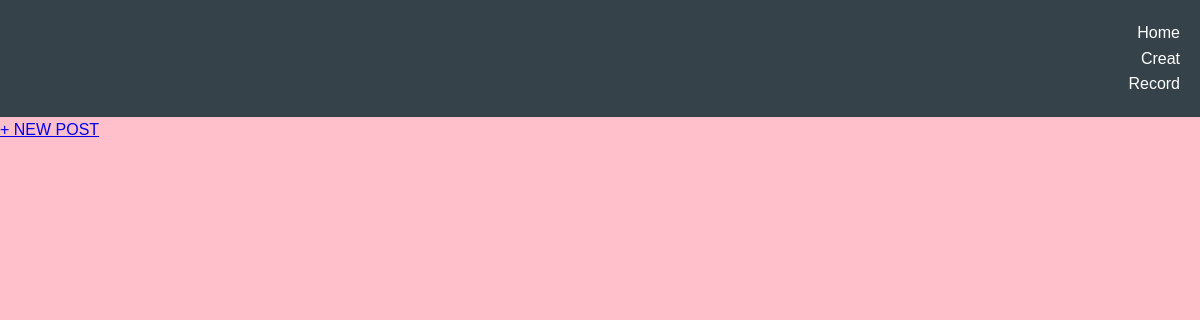
The app's page /post_list/, older data.
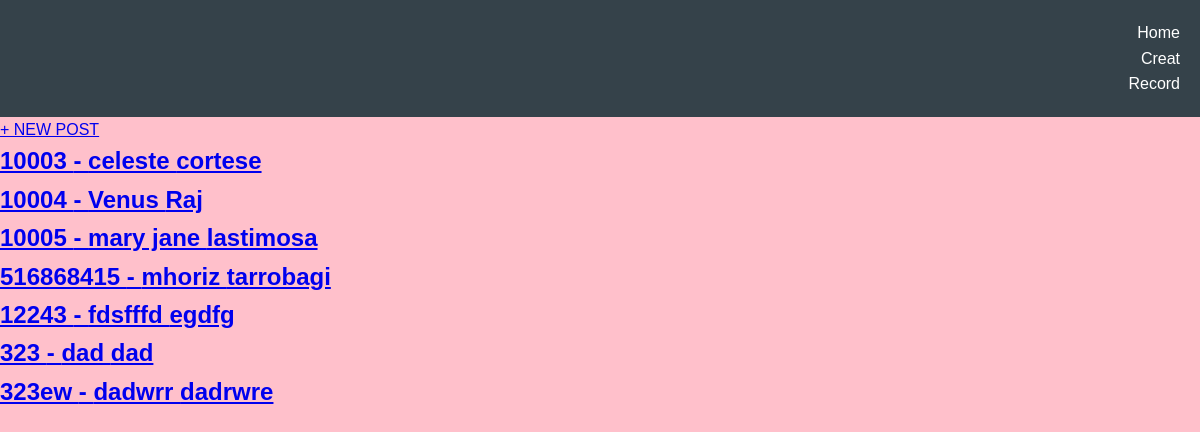
The same page, newer data.
### app/models.py (models this page shows, shortened)
class Resident(models.Model):
    resident_id = models.CharField(max_length=100, unique=True)
    first_name = models.CharField(max_length=50)
    last_name = models.CharField(max_length=50)

### app/views.py (the view)
# urls.py: path('post_list/', ResidentListView.as_view(), name='Record'),
class ResidentListView(ListView):
    model = Resident
    context_object_name = 'posts'
    template_name = 'app/post_list.html'

### app/templates/app/post_list.html (shortened to what this page needs)
{% extends 'app/Base.html' %}
{% load static %}
{% block content %}
<a href="{% url 'post_create' %}">+ NEW POST</a>
    {% for post in posts %}
    <div class='post-entry'>
      <h2><a href="{% url 'post_detail' post.pk %}">
        {{ post.resident_id }} - {{ post.first_name }} {{ post.last_name }}
      </a></h2>
    </div>
  {% endfor %}
{% endblock %}

### app/templates/app/Base.html (shortened to what this page needs)
{% load static %}
<!DOCTYPE html>
<html lang="en">
<head>
    <link rel ="stylesheet" href="{% static 'css/Base.css' %}">
</head>
<body>
    {% include 'app/Navrbar.html'%}
    {% block content %}{% endblock content %}
</body>
</html>

### app/templates/app/Navrbar.html (shortened to what this page needs)
<header>
        <nav>
            <ul>
                <li><a href="{% url 'Home' %}">Home</a></li>
               <li> <a href="{% url 'About' %}">Creat</a></li>
                 <li> <a href="{% url 'Record' %}">Record</a></li>
            </ul>
        </nav>
    </header>

### static/css/Base.css (style rules this page uses)
* { box-sizing: border-box; margin: 0; padding: 0; }
body { font-family: Arial, sans-serif; line-height: 1.6; background-color: #f4f4f4; }
header { background: #35424a; color: #ffffff; padding: 20px 0; text-align: center; }
nav { flex:1; text-align:right }
nav ul { display: inline-block list-style: none; }
nav ul li { display: inline-blcok; margin-right: 20px; }
nav ul li a { color: #ffffff; text-decoration: none; }

### app/templates/app/Base.html (style rules this page uses)
body { background-color: pink; }

Row changes from the older to the newer data that the page shows:
added Resident: resident_id "10003", first_name "celeste", last_name "cortese"
added Resident: resident_id "10004", first_name "Venus", last_name "Raj"
added Resident: resident_id "10005", first_name "mary jane", last_name "lastimosa"
added Resident: resident_id "516868415", first_name "mhoriz", last_name "tarrobagi"
added Resident: resident_id "12243", first_name "fdsfffd", last_name "egdfg"
added Resident: resident_id "323", first_name "dad", last_name "dad"
added Resident: resident_id "323ew", first_name "dadwrr", last_name "dadrwre"
